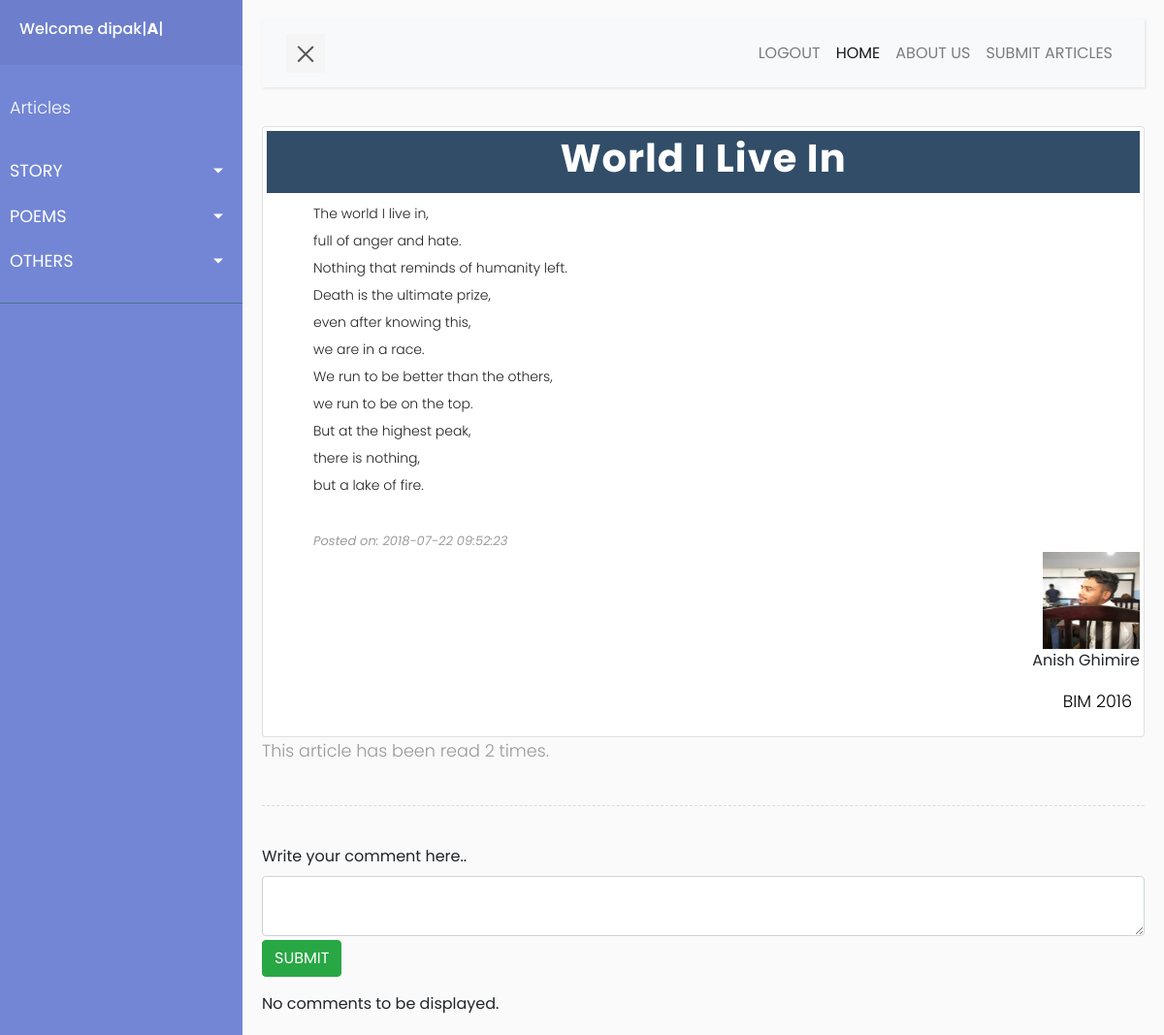
Page /poem.php?article_id=38 (signed in) on the committed database.
### tables this page shows
CREATE TABLE `article` (
  `article_id` int(11) NOT NULL,
  `title` varchar(50) DEFAULT NULL,
  `category` varchar(20) DEFAULT NULL,
  `content` varchar(10000) DEFAULT NULL,
  `posted_on` datetime NOT NULL DEFAULT CURRENT_TIMESTAMP,
  `last_updated` datetime NOT NULL DEFAULT CURRENT_TIMESTAMP ON UPDATE CURRENT_TIMESTAMP,
  `approved_by` varchar(20) DEFAULT NULL,
  `posted_by` varchar(20) DEFAULT NULL,
  `views` int(11) DEFAULT NULL,
  `approved` tinyint(1) DEFAULT NULL,
  `name` varchar(30) DEFAULT NULL,
  `login_type` varchar(20) DEFAULT NULL
);

CREATE TABLE `student` (
  `name` varchar(50) DEFAULT NULL,
  `username` varchar(20) NOT NULL,
  `password` varchar(100) DEFAULT NULL,
  `photo` varchar(100) DEFAULT '../profile-picture/user-image.jpg',
  `approved` tinyint(1) DEFAULT NULL,
  `enrolled_on` year(4) DEFAULT NULL,
  `faculty` varchar(20) DEFAULT NULL
);

### includes/retrive-articles.php (called while the page is built, shortened)
<?php
    $id = $_GET['article_id'];
    $sql = "SELECT * FROM article WHERE article_id='$id'";
    $result = $conn->query($sql);
    $row = $result->fetch_assoc();
    $title = $row['title'];
    $content = $row['content'];
    $posted_on = $row['posted_on'];
    $posted_by = $row['posted_by'];
    $loginType = $row['login_type'];
    $counter = $row['views'];
    $counter++;
    $sql = "UPDATE article SET views = '$counter' WHERE article_id = '$id'";
    if($conn->query($sql)==TRUE) {
        $views = $row['views'];
    }
    $sql = "SELECT * FROM $loginType WHERE username = '$posted_by'";
    $result = $conn->query($sql);
    $row = $result->fetch_assoc();
    $name = $row['name'];
    $image = $row['photo'];
    if(isset($loginType)){
        if($loginType == 'student') {
        $faculty = $row['faculty'];
        $enrolledOn = $row['enrolled_on'];
        }
    }
?>

### poem.php (the view, shortened to what this page needs)
<?php
    include './sidebar/sidebar.php';
    include './includes/retrive-articles.php';
?>
     <div class="card p-1 pb-0">
         <div style="background-color: #314D68; letter-spacing: 1px;">
            <p class="text-center text-capitalize font-weight-bold p-1 pb-0 h1" style="color: #fff;"><?php echo strip_tags($title); ?></p>
         </div>
        <div class="pl-md-5 pl-sm-1 pr-md-5 pr-sm-1">
            <p class="text-justify font-weight-light" style="font-size: 0.875em; color: #222222; margin: 0.5em 0; line-height: 28px;"><?php echo nl2br(strip_tags($content)); ?></p>
            <br/>
            <span class="text-left font-italic" style="font-size: 13px; color: #9f9b9b;">Posted on: <?php echo $posted_on; ?></span>
        </div>
        <div>
            <figure class="text-right">
                <img src="<?php echo $image; ?>" alt="Profile Picture" class="img-responsive" width="100" height="100">
                    <figcaption> <?php
                                    if($loginType=='teacher'){
                                        echo $name ."<i class='material-icons' style='font-size: 15px;'>verified_user</i>";
                                    } else if($loginType=='student') {
                                        echo $name;
                                    } else {
                                        echo $name ."<i class='material-icons' style='font-size: 15px;'>verified_user</i>";
                                    }
                                 ?>
                    </figcaption>
            </figure>
            <?php
                if(isset($faculty) && isset($enrolledOn)) {
            ?>
            <p class="text-uppercase text-right pr-2" style="color: #000;"><?php echo $faculty ." " .$enrolledOn; ?></p>
        </div>
         <?php
                }
         ?>
     </div>
    <div>
        <p> This article has been read <?php echo $views; ?> times. </p>
    </div>
    <div class="line"> </div>
    <?php
        $aid = $_GET['article_id'];
        if(isset($_SESSION['loggedin']) && isset($_SESSION['loginType'])) {
            $loggedUser = $_SESSION['loggedin'];
            $loggedType = $_SESSION['loginType'];
        $sql = "SELECT * FROM $loggedType WHERE username = '$loggedUser'";
        $result = $conn->query($sql);
        $row = $result->fetch_assoc();
    }
    ?>
    <?php
        if(isset($_SESSION['loggedin'])  && $row['approved'] == 1) {
    ?>
    <div>
        <form action="./includes/post-comment.php" method="post">
            <div class="form-group">
                <label for="userComment">Write your comment here..</label>
                <textarea class="form-control" id="userComment" rows="2" name="comment" required></textarea>
                <button type="submit" class="btn btn-success mt-1">SUBMIT</button>
            </div>
        </form>
    </div>
    <?php
        } else if($row['approved'] == 0){
            echo "<div class='alert alert-warning' role='alert'>Please wait untill you are verified to post a comment.</div>";
        } else {
            echo "<div class='alert alert-warning' role='alert'>Please login or register to post a comment.</div>";
        }
    ?>
        <?php
            $sql = "SELECT * FROM comment WHERE article_id = $aid ORDER BY comment_id DESC";
            $result = $conn->query($sql);
            if($result->num_rows>0) {
                while($row = $result->fetch_assoc()) {
        ?>
            <div class="row mt-1">
                <figure class="col-md-2">
                    <img src="<?php echo $row['photo']; ?>" alt="Profile Picture" class="img-fluid pl-1 rounded-circle" style="width: 80px; height: 80px;">
                    <figcaption class="pl-md-2 pl-1"> <?php echo $row['commented_by']; ?> </figcaption>
                </figure>
                <div class="col-md-10">
                    <p class="p-2 card"> <?php echo strip_tags($row['content']); ?> </p>
                </div>
            </div>
    <?php
                }
            } else {
                echo "No comments to be displayed.";
            }
    ?>
     </div>
    </div>
</body>
</html>

### style/sidebar.css (style rules this page uses)
body { font-family: 'Poppins', sans-serif; background: #fafafa; }
p { font-family: 'Poppins', sans-serif; font-size: 1.1em; font-weight: 300; line-height: 1.7em; color: #999; }
.line { width: 100%; height: 1px; border-bottom: 1px dashed #ddd; margin: 40px 0; }

### rows in the picture
article: title "World I Live In", content "The world I live in, full of anger and hate. Nothing that reminds of humanity left. Death is the ultimate prize, even after knowing this, we are in a race. We run to be better than the others, we run to be on the top. But at the highest peak, there is nothing, but a lake of fire.", posted_on "2018-07-22 09:52:23", views "2"
student: photo (picture), name "Anish Ghimire", faculty "BIM", enrolled_on "2016"

### other values in the picture
strip_tags($username) "dipak"
